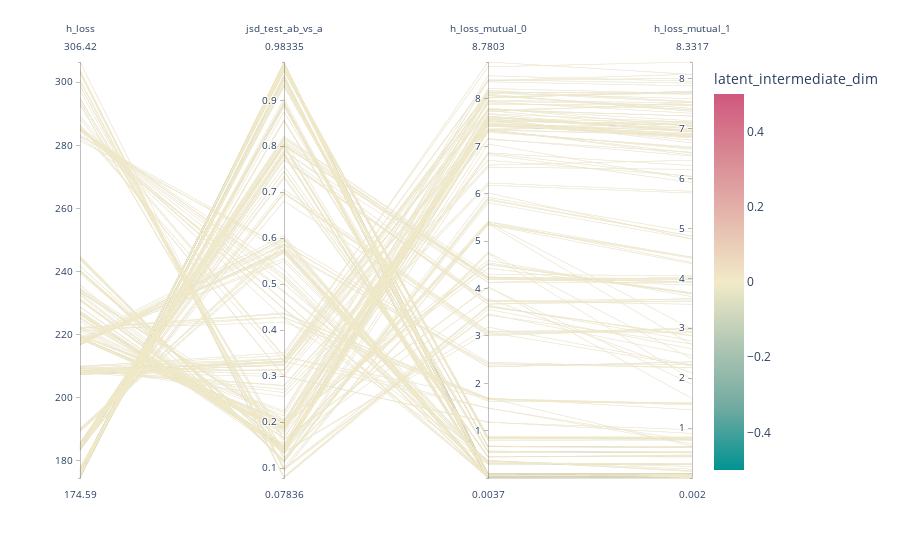

The notebook cell this image was saved under:
### Code cell
fig = px.parallel_coordinates(df_plt, color="latent_intermediate_dim",
                              dimensions=['h_loss', 'jsd_test_ab_vs_a', 'h_loss_mutual_0', 'h_loss_mutual_1'],
                              color_continuous_scale=px.colors.diverging.Tealrose)
fig.show()

### Figure 1 — Plotly figure (JSON) as saved in the notebook; plotly's stock layout.template omitted (floating-point values rounded to 4 significant figures; data arrays with more than 128 entries replaced by an {"elided": "..."} marker saying what was removed)
{"data": [{"dimensions": [{"label": "h_loss", "values": {"elided": "245 float values"}}, {"label": "jsd_test_ab_vs_a", "values": {"elided": "245 float values"}}, {"label": "h_loss_mutual_0", "values": {"elided": "245 float values"}}, {"label": "h_loss_mutual_1", "values": {"elided": "245 float values"}}], "domain": {"y": [0.0, 1.0], "x": [0.0, 1.0]}, "type": "parcoords", "name": "", "line": {"coloraxis": "coloraxis", "color": {"elided": "245 int values"}}}], "layout": {"coloraxis": {"colorscale": [[0.0, "rgb(0, 147, 146)"], [0.1667, "rgb(114, 170, 161)"], [0.3333, "rgb(177, 199, 179)"], [0.5, "rgb(241, 234, 200)"], [0.6667, "rgb(229, 185, 173)"], [0.8333, "rgb(217, 137, 148)"], [1.0, "rgb(208, 88, 126)"]], "colorbar": {"title": {"text": "latent_intermediate_dim"}}}, "legend": {"tracegroupgap": 0}, "margin": {"t": 60}}}
